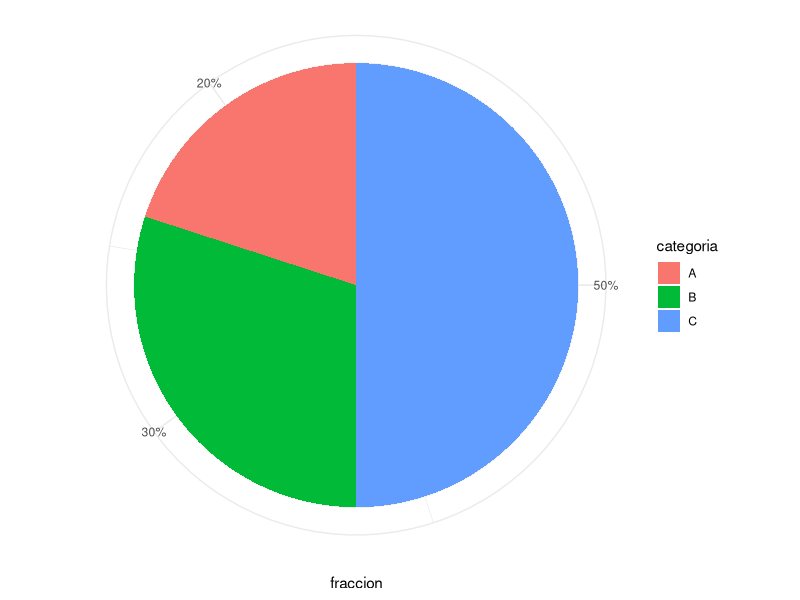

Source code (R):

#install.packages("ggplot2") # Instalar paquete de visualización gráfica
library(ggplot2) # Cargar la librería gráfica "ggplot2"

#install.packages("scales") # Instalar paquete de visualización gráfica
library(scales) # Cargar la librería gráfica "scales"


categoria <- c("A","B","C") 
valor <- c(40,60,100)

datos <- data.frame(valor, categoria)

datos$porcentaje <- percent(datos$valor / sum(datos$valor))

datos$categoria <- factor(datos$categoria, levels = na.omit(as.character(datos$categoria)))
datos$fraccion <- datos$valor/sum(datos$valor) 
datos$particion <- 1 - (cumsum(datos$fraccion) - datos$fraccion/2)


ggplot(datos, aes(x = 1, y = fraccion, fill=categoria, label = fraccion)) +
  geom_col(width = 1) + 
  coord_polar(theta='y') +
  theme_minimal() + 
  scale_y_continuous(
    breaks=datos$particion,
    labels=datos$porcentaje
  ) +
  theme(axis.line.y = element_blank(),
        axis.title.y = element_blank(),
        axis.ticks.y = element_blank(),
        axis.text.y = element_blank())

